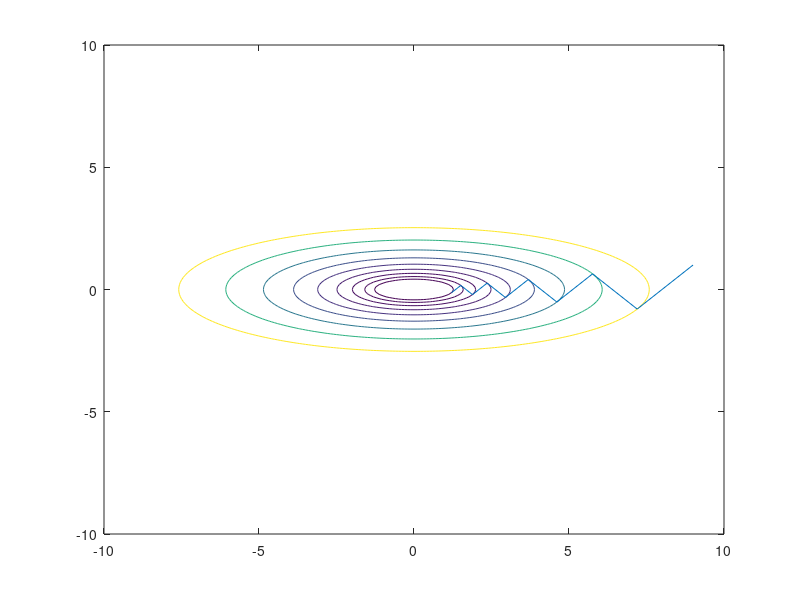
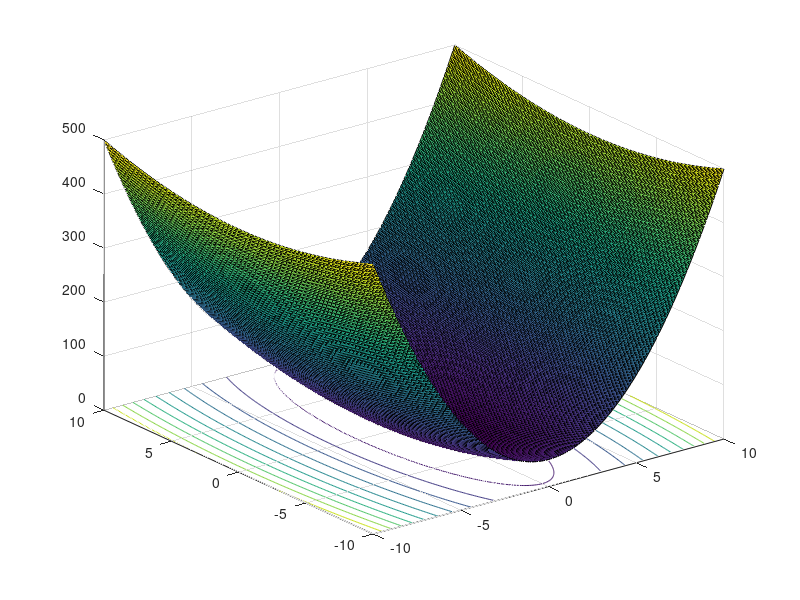

MATLAB code to generate these figures, in order:
close all;
clear all;

num_iter = 10;

lambda(1) = 1;
lambda(2) = 9;

A = zeros(length(lambda));
for k = 1:length(lambda)
  A(k,k) = lambda(k);
end
b = zeros(length(lambda),1);
x = zeros(length(lambda), num_iter);
x(:,1) = [9; 1];

for k = 2:10
  d = -(A*x(:,k-1)-b); 
  alpha = (d'*d)/(d'*A*d);
  x(:,k) = x(:,k-1) + alpha*d;
  f(k) = 0.5*x(:,k)'*A*x(:,k);
  
end

x1 = -10:0.1:10;
x2 = -10:0.1:10;
F = zeros(length(x1), length(x2));
for k1 = 1:length(x1)
  for k2 = 1:length(x2)
    y = [x1(k1); x2(k2)];
    F(k1,k2) = 0.5*y'*A*y;
  end
end

contour(x1,x2,F',f);
hold;
plot(x(1,:), x(2,:))

figure;
surfc(x2,x1,F);
